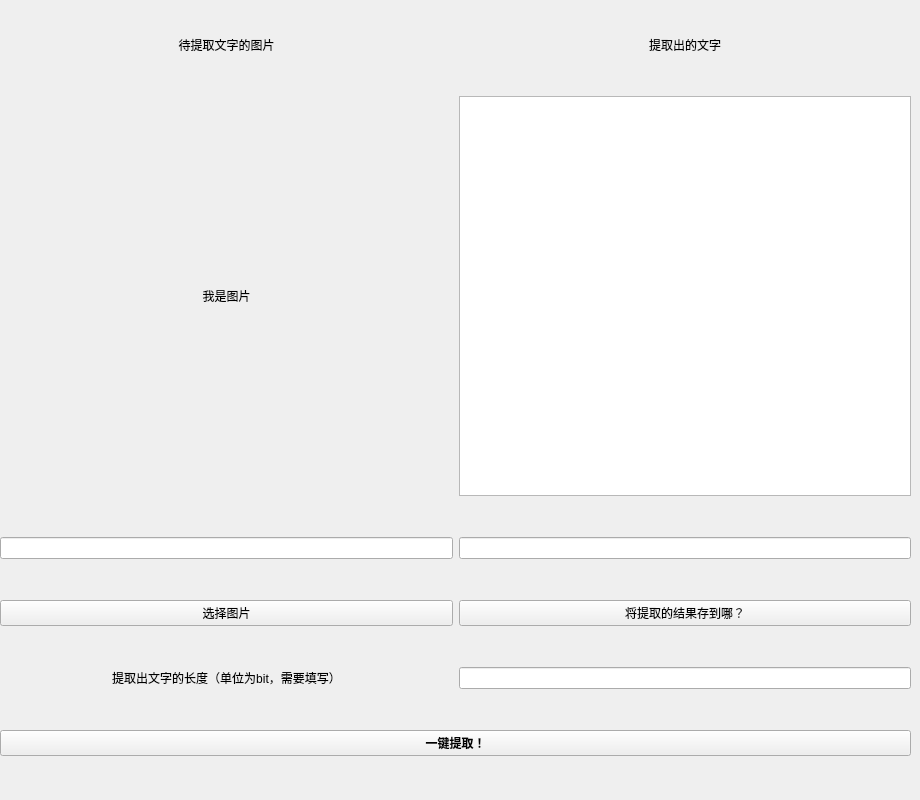
      <widget class="QWidget" name="page_42">
       <widget class="QWidget" name="gridLayoutWidget_27">
        <property name="geometry">
         <rect>
          <x>0</x>
          <y>0</y>
          <width>911</width>
          <height>791</height>
         </rect>
        </property>
        <layout class="QGridLayout" name="gridLayout_30">
         <item row="3" column="0">
          <widget class="QPushButton" name="pushButton_101">
           <property name="text">
            <string>选择图片</string>
           </property>
          </widget>
         </item>
         <item row="4" column="0">
          <widget class="QLabel" name="label_150">
           <property name="text">
            <string>提取出文字的长度（单位为bit，需要填写）</string>
           </property>
           <property name="alignment">
            <set>Qt::AlignCenter</set>
           </property>
          </widget>
         </item>
         <item row="3" column="1">
          <widget class="QPushButton" name="pushButton_102">
           <property name="text">
            <string>将提取的结果存到哪？</string>
           </property>
          </widget>
         </item>
         <item row="2" column="1">
          <widget class="QLineEdit" name="lineEdit_43"/>
         </item>
         <item row="2" column="0">
          <widget class="QLineEdit" name="lineEdit_44"/>
         </item>
         <item row="1" column="0">
          <widget class="QLabel" name="label_153">
           <property name="maximumSize">
            <size>
             <width>16777215</width>
             <height>400</height>
            </size>
           </property>
           <property name="text">
            <string>我是图片</string>
           </property>
           <property name="alignment">
            <set>Qt::AlignCenter</set>
           </property>
          </widget>
         </item>
         <item row="0" column="0">
          <widget class="QLabel" name="label_154">
           <property name="maximumSize">
            <size>
             <width>16777215</width>
             <height>20</height>
            </size>
           </property>
           <property name="text">
            <string>待提取文字的图片</string>
           </property>
           <property name="alignment">
            <set>Qt::AlignCenter</set>
           </property>
          </widget>
         </item>
         <item row="5" column="0" colspan="2">
          <widget class="QPushButton" name="pushButton_103">
           <property name="font">
            <font>
             <family>宋体</family>
             <weight>75</weight>
             <italic>false</italic>
             <bold>true</bold>
            </font>
           </property>
           <property name="text">
            <string>一键提取！</string>
           </property>
          </widget>
         </item>
         <item row="0" column="1">
          <widget class="QLabel" name="label_152">
           <property name="maximumSize">
            <size>
             <width>16777215</width>
             <height>20</height>
            </size>
           </property>
           <property name="text">
            <string>提取出的文字</string>
           </property>
           <property name="alignment">
            <set>Qt::AlignCenter</set>
           </property>
          </widget>
         </item>
         <item row="1" column="1">
          <widget class="QTextEdit" name="textEdit_37">
           <property name="maximumSize">
            <size>
             <width>16777215</width>
             <height>400</height>
            </size>
           </property>
          </widget>
         </item>
         <item row="4" column="1">
          <widget class="QLineEdit" name="lineEdit_46"/>
         </item>
        </layout>
       </widget>
      </widget>
